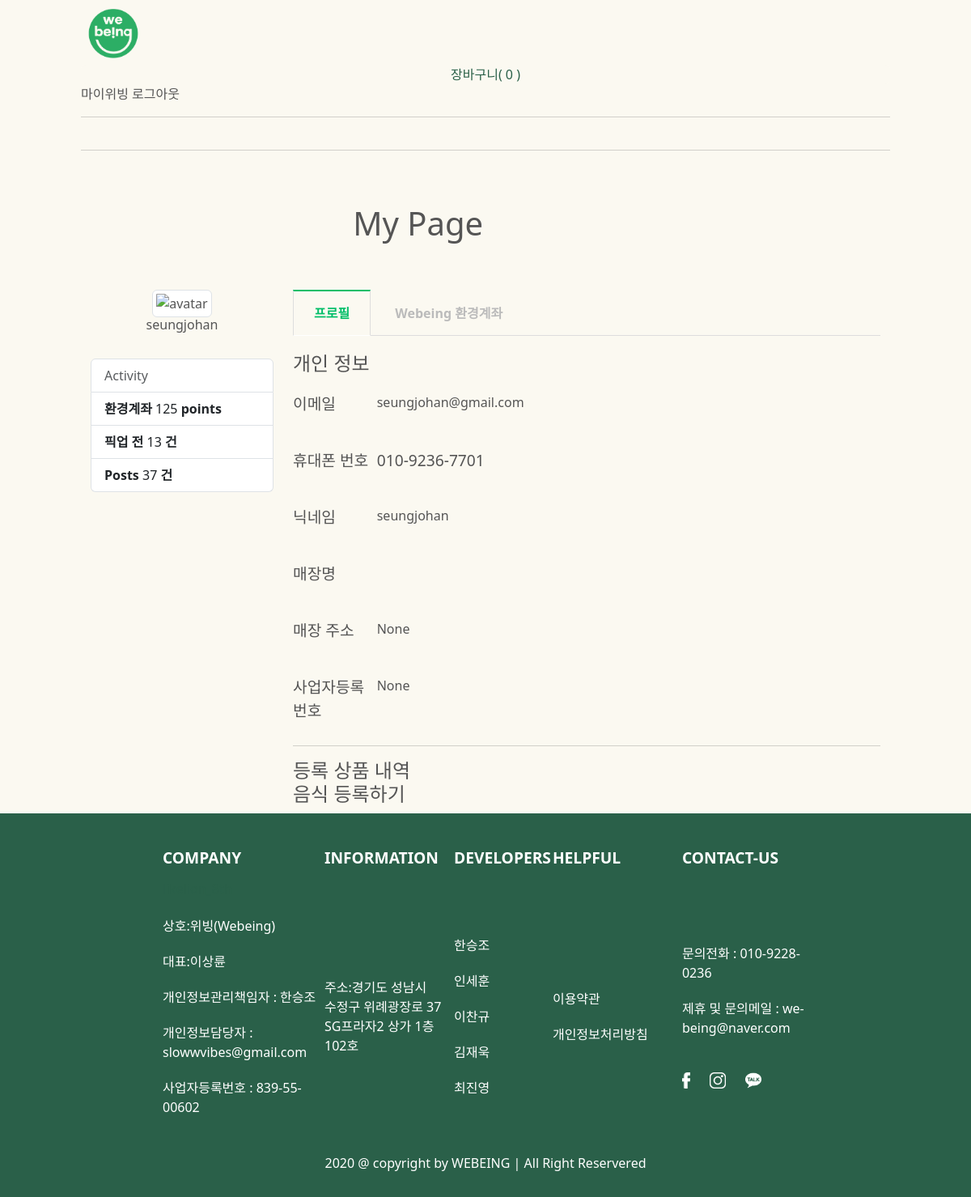
The page /sellerPage/ (signed in) on the database its author committed.
### Account/models.py (models this page shows, shortened)
class User(AbstractBaseUser):
    email = models.EmailField(
        verbose_name='email',
        max_length=255,
        unique=True,
    )
    nickname = models.CharField(
        max_length=20,
        null=False,
        unique=True
    )
    phone_number = models.CharField(max_length=14, null=False, unique=True)
    business_number = models.CharField(max_length=30, null=True, unique=True)
    seller_address = models.CharField(max_length=30, null=True, unique=True)
    seller_name = models.CharField(max_length=30, null=True, unique=True)
    env_money = models.IntegerField(null=True)
    is_active = models.BooleanField(default=True)
    is_admin = models.BooleanField(default=False)
    is_seller = models.BooleanField(null=True, default=True)
    objects = UserManager()
    USERNAME_FIELD = 'email'
    REQUIRED_FIELDS = ['nickname', 'phone_number']

### Account/views.py (the view)
# urls.py: path('sellerPage/', views.seller_page, name="sellerPage"),
def seller_page(request):
    return render(request, 'sellerPage.html')

### Account/templates/sellerPage.html (shortened to what this page needs)
{% extends "base.html" %}
{% load static %}
{% block content %}
<link rel = "stylesheet" href = "{% static 'css/sellerpage.css'%}">
<hr>
<div class="container bootstrap snippet">
    <div class="row">
        <div class="col-sm-10"><h1>My Page</h1></div>
    </div>
    <div class="row">
        <div class="col-sm-3">
            <div class="text-center">
                <img src="http://ssl.gstatic.com/accounts/ui/avatar_2x.png" class="avatar img-circle img-thumbnail"
                      alt="avatar">
                <h6>{{user.nickname}}</h6>
            </div>
            </hr><br>
            <ul class="list-group">
                <li class="list-group-item text-muted">Activity </li>
                <li class="list-group-item text-right"><span class="pull-left"><strong>환경계좌</strong></span> 125 <strong>
                    points</strong></li>
                <li class="list-group-item text-right"><span class="pull-left"><strong>픽업 전</strong></span> 13 <strong>
                    건</strong></li>
                <li class="list-group-item text-right"><span class="pull-left"><strong>Posts</strong></span> 37<strong>
                    건</strong></li>
            </ul>
        </div>
        <div class="col-sm-9">
            <label for="tab1">프로필</label>
            <label for="tab2">Webeing 환경계좌</label>
            <section id="content1">
                <div class="box-in-profile">
                    <div class="myinfo">
                        <h4>개인 정보</h4>
                    </div>
                    <div class="leftemail">
                        <p id = "fontsub">이메일</p>
                    </div>
                    <div class="rightemail">
                        <p>{{user.email}}</p>
                    </div>
                    <div class="leftphone">
                        <p id = "fontsub">휴대폰 번호</p>
                    </div>
                    <div class="rightphone">
                        <p id="fontsub">{{user.phone_number}}</p>
                    </div>
                    <div class = "leftnickname">
                        <p id = "fontsub">닉네임</p>
                    </div>
                    <div class = "rightnickname">
                        <p>{{user.nickname}}</p>
                    </div>
                    <div class="leftresturant">
                      <p id = "fontsub">매장명</p>
                    </div>
                    <div class="rightresturant">
                    </div>
                    <div class="leftaddress">
                      <p id = "fontsub">매장 주소</p>
                    </div>
                    <div class="rightaddress">
                      <p>{{user.seller_address}}</p>
                    </div>
                    <div class="leftresturantnumber">
                      <p id = "fontsub">사업자등록번호</p>
                    </div>
                    <div class="rightresturantnumber">
                      <p>{{user.business_number}}</p>
                    </div>
                    <div class="myitem">
                        <hr>
                        <h4>등록 상품 내역<span><a class="nav-item nav-link" href="{% url 'shop:product_register' %}">음식 등록하기</a></span>
                        </h4>
                    </div>
                </div>
            </section>
        </div>
    </div>
</div>
</div>
{% endblock %}

### shop/static/css/card.css (style rules this page uses)
a { text-decoration: none }

### Account/static/css/sellerpage.css (style rules this page uses)
.box-in-profile { display: grid; grid-template-columns: 1fr 6fr ; grid-template-rows: 30px 50px 50px 50px 50px 50px 50px 30px 1fr; row-gap: 20px; grid-template-areas: "myinfo myinfo" "leftemail rightemail" "leftphone rightphone" "leftnickname rightnickname" "leftresturant rightresturant" "leftaddress rightaddress" "leftresturantnumber rightresturantnumber" "myitem myitem" "itemlist itemlist" }
.myinfo { grid-area: myinfo; }
.myitem { grid-area: myitem; }
.box-in-profile:nth-child(1) { grid-column:1/3; }

### Account/templates/sellerPage.html (style rules this page uses)
body { color: #555; background: #eeeeee; margin: 0; padding: 0; box-sizing: border-box; }
h1 { padding: 50px 0; font-weight: 400; text-align: center; }
p { margin: 0 0 20px; line-height: 1.5; }
section { display: none; padding: 20px 0 0; border-top: 1px solid #ddd; }
label { display: inline-block; margin: 0 0 -1px; padding: 15px 25px; font-weight: 600; text-align: center; color: #bbb; border: 1px solid transparent; }
input:checked + label { color: #00be68; border: 1px solid #ddd; border-top: 2px solid #00be68; border-bottom: 1px solid #ffffff; }
#tab1:checked ~ #content1, #tab2:checked ~ #content2, #tab3:checked ~ #content3, #tab4:checked ~ #content4 { display: block; }
#fontsub { font-size: 120%; color: #545454; }

### rows shown on the page
User: nickname "seungjohan", email "seungjohan@gmail.com", phone_number "010-9236-7701", seller_address "None", business_number "None"
